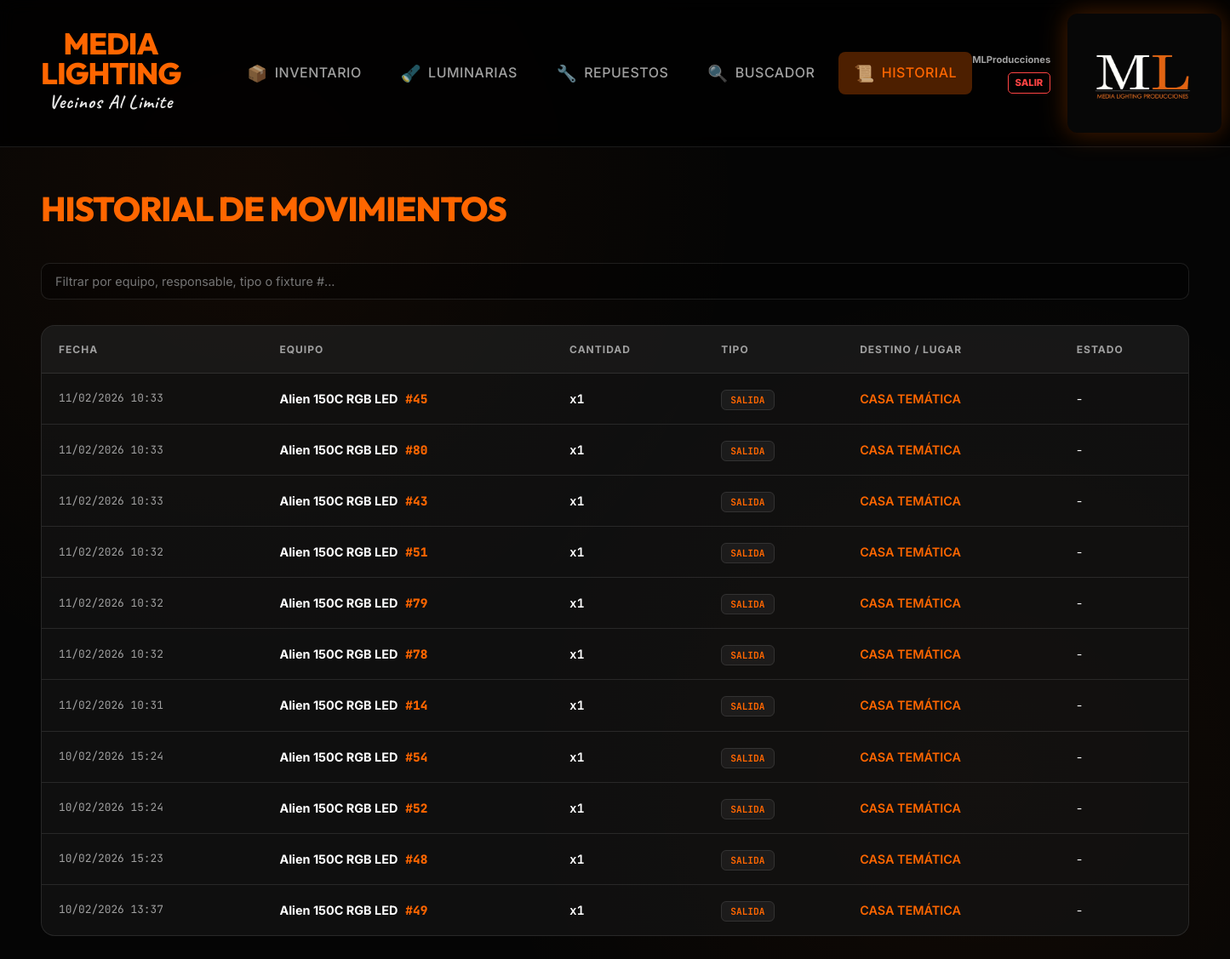
Page /historial (signed in) on the earlier database version.
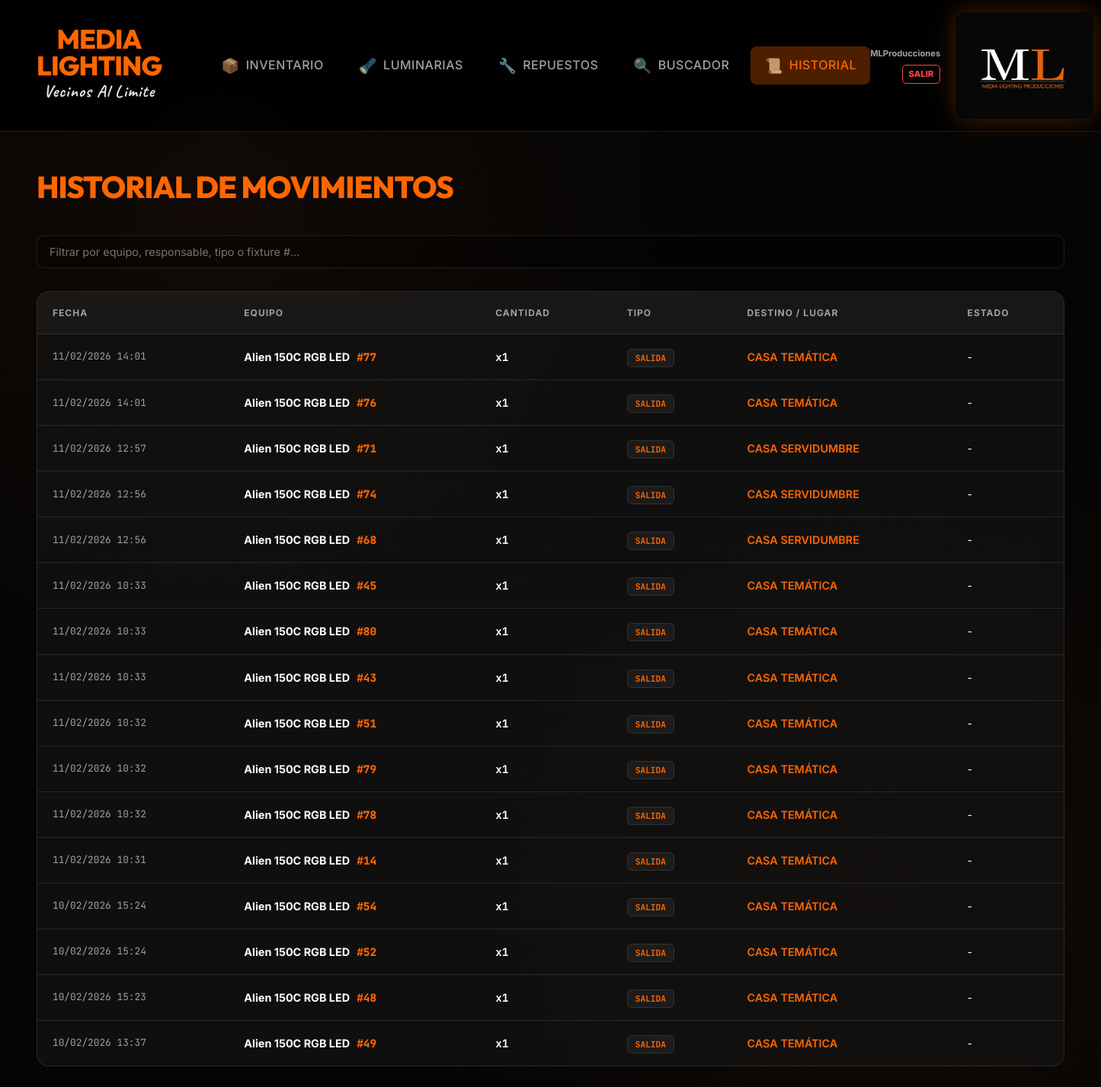
Same page on the later database version.
### app.py (models this page shows)
class Historial(db.Model):
    id = db.Column(db.Integer, primary_key=True)
    equipo_id = db.Column(db.Integer, db.ForeignKey('equipo.id'), nullable=False)
    tipo = db.Column(db.String(20))
    usuario = db.Column(db.String(100))
    cantidad = db.Column(db.Integer, default=1)
    observaciones = db.Column(db.Text, default="") # Nuevo: Observaciones del movimiento
    estado_al_retorno = db.Column(db.String(50), default="Buen Estado") # Nuevo: Estado reportado (Dañado/OK)
    fecha = db.Column(db.DateTime, default=datetime.now)
    equipo_individual_id = db.Column(db.Integer, db.ForeignKey('equipo_individual.id'), nullable=True) # Vinculación opcional con equipo individual

class Equipo(db.Model):
    id = db.Column(db.Integer, primary_key=True)
    nombre = db.Column(db.String(100), nullable=False)
    categoria = db.Column(db.String(50), nullable=False)
    marca = db.Column(db.String(50))
    cantidad_total = db.Column(db.Integer, default=1)
    cantidad_en_uso = db.Column(db.Integer, default=0)
    fecha_ingreso = db.Column(db.String(10))
    observaciones = db.Column(db.Text, default="")
    danado = db.Column(db.Boolean, default=False) # Nuevo: Indicar si el equipo está dañado
    manual_filename = db.Column(db.String(200))
    gestion_individual = db.Column(db.Boolean, default=False) # True para equipos que se gestionan individualmente (ej: Luminarias)
    movimientos = db.relationship('Historial', backref='equipo', cascade="all, delete-orphan")
    documentos = db.relationship('Documento', backref='equipo', cascade="all, delete-orphan")
    compatibles = db.relationship(
        'Equipo',
        secondary='compatibilidad',
        primaryjoin='Equipo.id==compatibilidad.c.equipo_id',
        secondaryjoin='Equipo.id==compatibilidad.c.compatible_id',
        backref='es_compatible_con'
    )

class EquipoIndividual(db.Model):
    id = db.Column(db.Integer, primary_key=True)
    equipo_grupo_id = db.Column(db.Integer, db.ForeignKey('equipo.id'), nullable=False)
    numero_serie = db.Column(db.String(100), nullable=False)
    numero_fixture = db.Column(db.Integer)  # Número físico del equipo (1, 2, 3...)
    danado = db.Column(db.Boolean, default=False)
    observaciones_individuales = db.Column(db.Text, default="")
    fecha_ingreso = db.Column(db.String(10))
    en_uso = db.Column(db.Boolean, default=False)
    ubicacion_actual = db.Column(db.String(200))  # Última ubicación registrada
    equipo_grupo = db.relationship('Equipo', backref='equipos_individuales')
    movimientos = db.relationship('Historial', backref='equipo_individual', foreign_keys='Historial.equipo_individual_id')

### app.py (the view)
@app.route('/historial')
@login_required
def mostrar_historial():
    registros = Historial.query.order_by(Historial.id.desc()).all()
    return render_template('historial.html', registros=registros)

### app.py (called while the page is built)
def login_required(f):
    @wraps(f)
    def decorated_function(*args, **kwargs):
        if 'user_id' not in session:
            flash("Por favor, inicia sesión para acceder.", "warning")
            return redirect(url_for('login'))
        return f(*args, **kwargs)
    return decorated_function

### templates/historial.html (shortened to what this page needs)
{% extends "base.html" %}
{% block content %}
<h1>HISTORIAL DE MOVIMIENTOS</h1>
<div class="search-box" style="margin-bottom:30px;">
    <input type="text" id="filtroHistorial" onkeyup="filtrarH()"
        placeholder="Filtrar por equipo, responsable, tipo o fixture #...">
</div>
<div class="table-container">
    <table id="tablaHistorial">
        <thead>
            <tr>
                <th>FECHA</th>
                <th>EQUIPO</th>
                <th>CANTIDAD</th>
                <th>TIPO</th>
                <th>DESTINO / LUGAR</th>
                <th>ESTADO</th>
            </tr>
        </thead>
        <tbody>
            {% for h in registros %}
            <tr class="fila-h" style="{{ 'background: rgba(255,0,0,0.1);' if h.estado_al_retorno == 'Dañado' }}">
                <td style="color:var(--text-dim); font-family: 'JetBrains Mono'; font-size: 0.8rem;">
                    {{ h.fecha.strftime('%d/%m/%Y %H:%M') }}
                </td>
                <td>
                    <b>{{ h.equipo.nombre if h.equipo else "Eliminado" }}</b>
                    {% if h.equipo_individual %}
                    <span
                        style="color: var(--orange); font-family: 'JetBrains Mono'; font-weight: 800; margin-left: 5px;">
                        #{{ h.equipo_individual.numero_fixture }}
                    </span>
                    {% endif %}
                </td>
                <td><span style="font-family: 'JetBrains Mono'; font-weight: 700;">x{{ h.cantidad }}</span></td>
                <td>
                    <span class="badge" style="color: {{ 'var(--orange)' if h.tipo == 'SALIDA' else 'var(--green)' }}">
                        {{ h.tipo }}
                    </span>
                </td>
                <td>
                    <span style="color: var(--orange); font-weight: 600; text-transform: uppercase;">
                        {{ h.usuario }}
                    </span>
                </td>
                <td>
                    {% if h.tipo == 'RETORNO' %}
                    <span
                        style="color: {{ 'var(--red)' if h.estado_al_retorno == 'Dañado' else 'var(--green)' }}; font-weight:bold;">
                        {{ h.estado_al_retorno }}
                    </span>
                    {% else %}
                    -
                    {% endif %}
                </td>
            </tr>
            {% endfor %}
        </tbody>
    </table>
</div>
{% endblock %}

### templates/base.html (shortened to what this page needs)
<!DOCTYPE html>
<html lang="es">
<head>
  <link rel="stylesheet" href="{{ url_for('static', filename='style.css') }}?v=1.1">
</head>
<body>
  {% if 'user_id' in session %}
  <nav>
    <div class="nav-left">
      <div class="brand-wrapper">
        <div class="brand-name">MEDIA LIGHTING</div>
        <div class="brand-subtitle">Vecinos Al Limite</div>
      </div>
      <div class="nav-links">
        <a href="/inventario" class="{{ 'active' if request.path == '/inventario' }}"><span
            class="nav-icon">📦</span><span>INVENTARIO</span></a>
        <a href="/luminarias" class="{{ 'active' if request.path == '/luminarias' }}"><span
            class="nav-icon">🔦</span><span>LUMINARIAS</span></a>
        <a href="/repuestos" class="{{ 'active' if request.path.startswith('/repuesto') }}"><span
            class="nav-icon">🔧</span><span>REPUESTOS</span></a>
        <a href="/buscar" class="{{ 'active' if request.path == '/buscar' }}"><span
            class="nav-icon">🔍</span><span>BUSCADOR</span></a>
        <a href="/historial" class="{{ 'active' if request.path == '/historial' }}"><span
            class="nav-icon">📜</span><span>HISTORIAL</span></a>
      </div>
    </div>
    <div class="nav-right">
      <div style="display:flex; flex-direction:column; align-items:flex-end; gap:5px;">
        <span style="font-size:0.7rem; color:var(--text-dim); font-weight:700;">{{ session['username'] }}</span>
        <a href="/logout"
          style="color:var(--red); text-decoration:none; font-size:0.7rem; font-weight:800; border:1px solid var(--red); padding:3px 8px; border-radius:5px;">SALIR</a>
      </div>
      <img src="{{ url_for('static', filename='logo.jpg') }}" alt="ML" class="logo-header" style="margin-left:20px;">
    </div>
  </nav>
  {% endif %}
  <div class="container">
    {% block content %}{% endblock %}
  </div>
</body>
</html>

### static/style.css (style rules this page uses)
:root { --orange: #ff6600; --orange-glow: rgba(255, 102, 0, 0.3); --dark-bg: #050505; --card-bg: rgba(20, 20, 20, 0.7); --nav-bg: rgba(0, 0, 0, 0.8); --border: rgba(255, 255, 255, 0.1); --border-hover: rgba(255, 255, 255, 0.2); --text-main: #ffffff; --text-dim: #a0a0a0; --green: #00ff88; --red: #ff4444; --glass: blur(10px); }
body { font-family: 'Inter', sans-serif; background-color: var(--dark-bg); background-image: radial-gradient(circle at 20% 20%, rgba(255, 102, 0, 0.05) 0%, transparent 40%), radial-gradient(circle at 80% 80%, rgba(255, 102, 0, 0.05) 0%, transparent 40%); color: var(--text-main); margin: 0; line-height: 1.6; overflow-x: hidden; animation: fadeInPage 0.5s ease-out; }
nav { background: var(--nav-bg); backdrop-filter: var(--glass); -webkit-backdrop-filter: var(--glass); padding: 1rem 3rem; display: flex; justify-content: space-between; align-items: center; border-bottom: 1px solid var(--border); position: sticky; top: 0; z-index: 1000; }
.nav-left { display: flex; align-items: center; gap: 60px; }
.brand-wrapper { display: flex; flex-direction: column; align-items: center; justify-content: center; }
.brand-name { font-family: 'Outfit', sans-serif; font-weight: 800; color: var(--orange); font-size: 2.2rem; letter-spacing: -1px; text-transform: uppercase; line-height: 1; text-align: center; }
.brand-subtitle { font-family: 'Caveat', cursive; font-weight: 700; color: var(--text-main); font-size: 1.4rem; letter-spacing: 1px; margin-top: -2px; opacity: 0.9; text-align: center; }
.nav-links { display: flex; gap: 10px; }
.nav-links a { color: var(--text-dim); text-decoration: none; font-weight: 500; font-size: 1rem; padding: 10px 18px; border-radius: 8px; transition: all 0.3s cubic-bezier(0.4, 0, 0.2, 1); letter-spacing: 0.5px; display: flex; align-items: center; gap: 8px; }
.nav-icon { font-size: 1.2rem; opacity: 0.7; transition: transform 0.3s ease; }
.nav-links a.active { color: var(--orange); background: var(--orange-glow); }
.nav-right { display: flex; align-items: center; }
.logo-header { height: 140px; width: auto; object-fit: contain; border-radius: 12px; transition: transform 0.5s ease, filter 0.5s ease; filter: drop-shadow(0 0 15px rgba(255, 102, 0, 0.3)); }
.container { padding: 40px 3rem; max-width: 1400px; margin: 0 auto; }
.table-container, .form-box, .card { backface-visibility: hidden; -webkit-backface-visibility: hidden; transform: translateZ(0); }
h1, h2, h3 { font-family: 'Outfit', sans-serif; margin-top: 0; }
h1 { color: var(--orange); font-size: 2.5rem; font-weight: 800; margin-bottom: 2rem; letter-spacing: -1px; }
.table-container { border-radius: 16px; overflow: hidden; border: 1px solid var(--border); background: var(--card-bg); margin-top: 20px; }
table { width: 100%; border-collapse: collapse; }
th { background: rgba(255, 255, 255, 0.03); color: var(--text-dim); padding: 18px 20px; text-align: left; font-size: 0.75rem; font-weight: 700; text-transform: uppercase; letter-spacing: 1px; border-bottom: 1px solid var(--border); }
td { padding: 18px 20px; border-bottom: 1px solid var(--border); font-size: 0.9rem; color: var(--text-main); }
tr:last-child td { border-bottom: none; }
input, textarea, select { background: rgba(0, 0, 0, 0.3); border: 1px solid var(--border); color: white; padding: 12px 16px; border-radius: 10px; font-family: inherit; font-size: 0.9rem; transition: all 0.3s ease; width: 100%; box-sizing: border-box; }
.badge { padding: 4px 10px; border-radius: 6px; font-size: 0.7rem; font-weight: 700; font-family: 'JetBrains Mono', monospace; background: rgba(255, 255, 255, 0.05); color: var(--text-dim); border: 1px solid var(--border); }

Differences in the rows shown:
added Historial: fecha "11/02/2026 14:01", equipo "Alien 150C RGB LED", equipo_individual.numero_fixture "77", cantidad "1", tipo "SALIDA", usuario "CASA TEMÁTICA"
added Historial: fecha "11/02/2026 14:01", equipo "Alien 150C RGB LED", equipo_individual.numero_fixture "76", cantidad "1", tipo "SALIDA", usuario "CASA TEMÁTICA"
added Historial: fecha "11/02/2026 12:57", equipo "Alien 150C RGB LED", equipo_individual.numero_fixture "71", cantidad "1", tipo "SALIDA", usuario "CASA SERVIDUMBRE"
added Historial: fecha "11/02/2026 12:56", equipo "Alien 150C RGB LED", equipo_individual.numero_fixture "74", cantidad "1", tipo "SALIDA", usuario "CASA SERVIDUMBRE"
added Historial: fecha "11/02/2026 12:56", equipo "Alien 150C RGB LED", equipo_individual.numero_fixture "68", cantidad "1", tipo "SALIDA", usuario "CASA SERVIDUMBRE"
